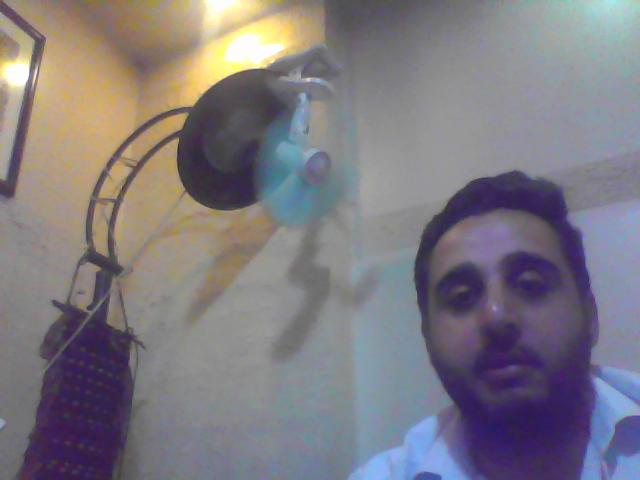
%> input picture My graduation project/camera/camera/camera/HP Truevision HD-0000-17-Jun-2023-23_01_41.jpg, 640 x 480 px
$ octave --eval "result = age('../../../../../camera/camera/camera/HP Truevision HD-0000-17-Jun-2023-23_01_41.jpg');"   (GNU Octave 9; MATLAB toolbox functions it lacks are replaced by stand-ins)
%> lines starting %> are read from the running program, lines starting %| are printed output that depends on the picture; in (x1, y1, x2, y2) boxes, pixels count from 0 and x2, y2 are one past the last pixel; in counts of white or black regions, pixels touching at a corner belong together; the program's own positions count from 1
function [num]=age(path)
Image=imread(char(path));
%> Image is the input picture: size 480x640x3 uint8; mean R, G, B 126.2, 121.9, 128.9
figure
imshow(Image);
A=imresize(rgb2gray(Image),[500 500]);
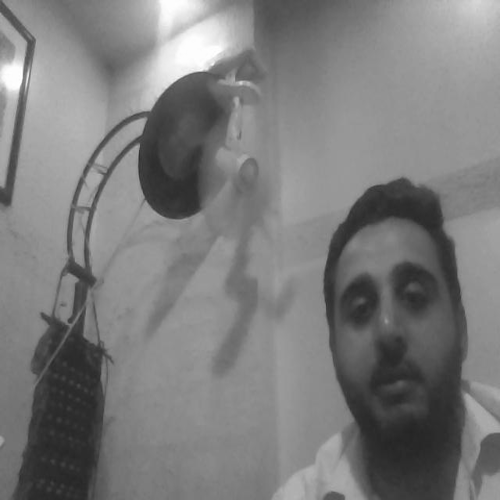
%> A: size 500x500 uint8; min 36, max 255, mean 124
%figure
%imshow(A);

h=fspecial('laplacian');
lap=imfilter(A,h,'replicate');
lap1=imadjust(mat2gray(A-lap));
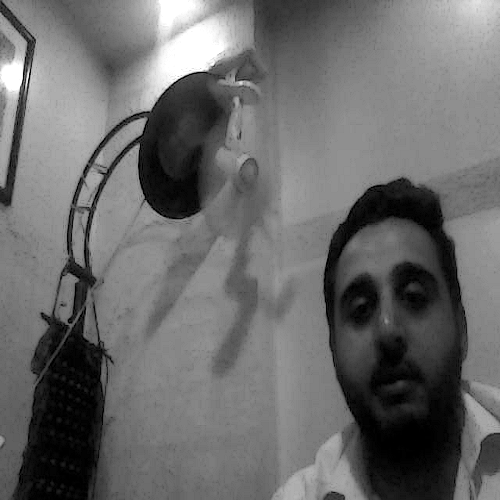
%> lap1: size 500x500 double; min 0, max 1, mean 0.419
%figure
%imshow(lap1);
a=im2double(lap1);
T=0.5*(min(a(:))+max(a(:)));
%> T = 0.5
d=0.01;
done=0;
while ~done
g=a>=T;
t=0.5*(mean(a(g))+mean(a(~g)));
done=abs(T-t)<d;
T=t;
end
%> this loop made 5 passes
%> (t, done, T) on passes 1 to 5: (0.44, false, 0.44), (0.389, false, 0.389), (0.356, false, 0.356), (0.337, false, 0.337), (0.329, true, 0.329)
%> pass 1, in age, `g=a>=T;`:
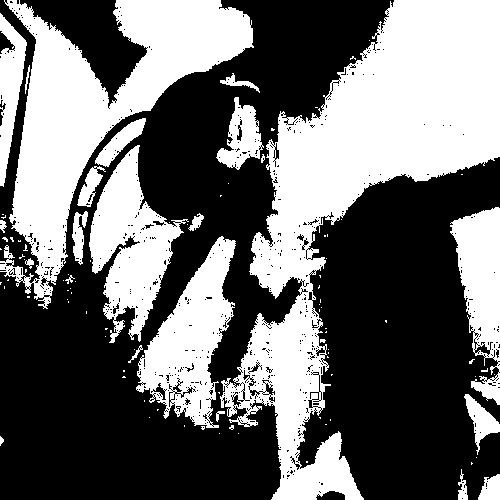
%> g: size 500x500 logical; 42.8% white; 98 white regions (75 under 20 px), largest, box (x1, y1, x2, y2) and area: (220, 0, 500, 500) 49172, (0, 0, 254, 309) 25954, (136, 236, 236, 428) 8923
%> pass 3, in age, `g=a>=T;`:
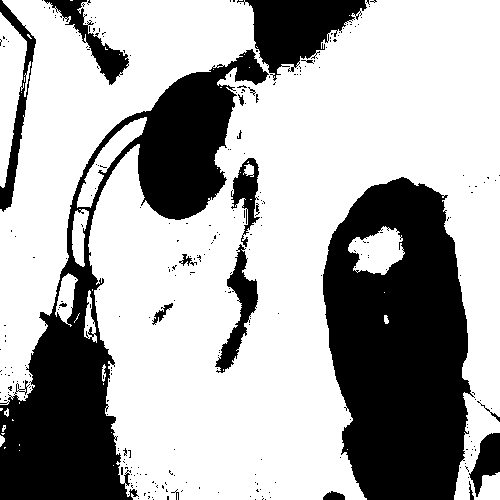
%> g: size 500x500 logical; 67.2% white; 296 black regions (276 under 20 px), largest, box (x1, y1, x2, y2) and area: (323, 177, 475, 500) 36099, (0, 49, 269, 500) 31840, (237, 0, 367, 81) 5369

bw=1-im2bw(a,T);
%> bw: size 500x500 double; values 0 (black) and 1 (white), 27% white; 209 white regions (197 under 20 px), largest, box (x1, y1, x2, y2) and area: (323, 177, 473, 500) 34042, (6, 70, 233, 500) 26351, (253, 0, 348, 55) 3122
figure
imshow(bw);

se1=strel('disk',5);
b=imerode(bw,se1);
%> b: size 500x500 double; values 0 (black) and 1 (white), 20.6% white; 11 white regions (2 under 20 px), largest, box (x1, y1, x2, y2) and area: (327, 182, 464, 500) 28870, (12, 320, 107, 500) 11489, (142, 76, 227, 215) 8007
figure
imshow(b);
se=strel('disk',1);
o=imopen(b,se);
%> o: size 500x500 double; values 0 (black) and 1 (white), 20.6% white; 9 white regions, largest, box (x1, y1, x2, y2) and area: (327, 182, 464, 500) 28863, (12, 320, 107, 500) 11482, (142, 76, 227, 215) 7997
%figure
%imshow(o);
Image = imfill(o,'holes');
%> Image: size 500x500 double; values 0 (black) and 1 (white), 22.6% white; 9 white regions, largest, box (x1, y1, x2, y2) and area: (327, 182, 464, 500) 33902, (12, 320, 107, 500) 11482, (142, 76, 227, 215) 7997
[L,ob] = bwlabel(Image);
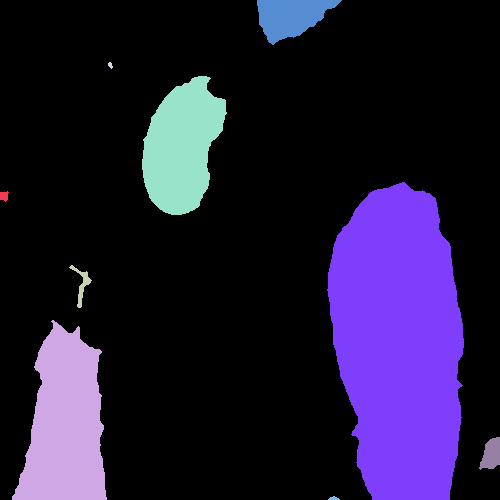
%> L: size 500x500 double; 10 distinct labels, from 0 to 9; one colour per label, 0 black
%> ob = 9
%figure
%imshow(Image );
%%%%%%%%%%%%%%%%%%%%%%%%%%%%%%%%%%%%%%%%%%%%%%%%%%%%%%%%%%%
se2=strel('disk',1);
rode=imerode(Image,se);
%> rode: size 500x500 double; values 0 (black) and 1 (white), 21.9% white; 9 white regions (2 under 20 px), largest, box (x1, y1, x2, y2) and area: (328, 183, 463, 500) 33223, (13, 321, 106, 500) 11092, (143, 77, 226, 214) 7664
%figure
%imshow(rode);

pre=Image-rode;
%> pre: size 500x500 double; values 0 (black) and 1 (white), 0.69% white in thin lines or dots
figure

imshow(pre);
figure
cccc=pre+lap1;
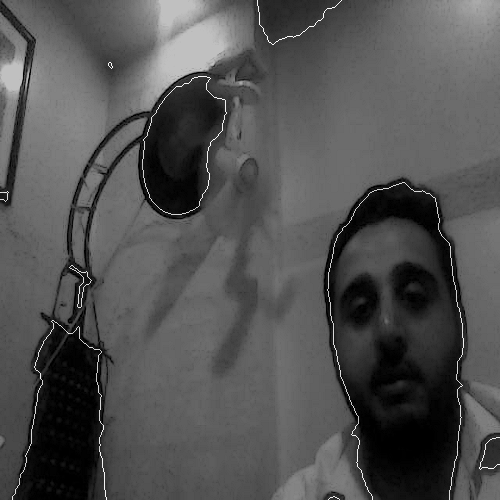
%> cccc: size 500x500 double; min 0, max 1.32, mean 0.426; drawn with min black and max white
imshow(cccc);
%%%%%%%%%%%%%%%%%%%%%%%%%

fontSize = 20;
[rows, columns, numberOfColorBands] = size(cccc);
%> rows = 500; columns = 500; numberOfColorBands = 1
%subplot(2, 1, 1);
%imshow(cccc, []);

binaryImage =pre;

binaryImage = imclearborder(binaryImage);
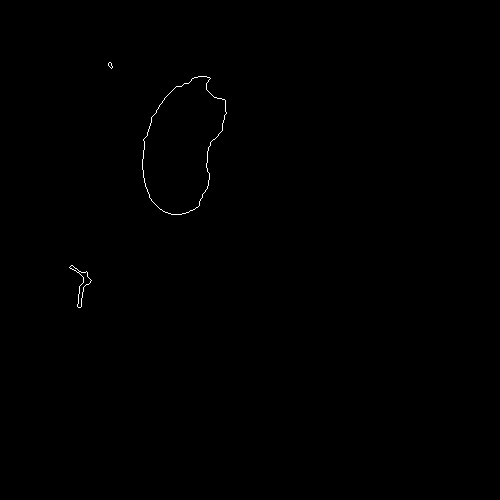
%> binaryImage: size 500x500 double; values 0 (black) and 1 (white), 0.18% white in thin lines or dots, all inside (x1, y1, x2, y2) = (69, 62, 227, 308)
binaryImage = bwareaopen(binaryImage, 1000);
%> binaryImage: size 500x500 logical; every value is 0
%subplot(2, 1, 2);
%imshow(binaryImage, []);
%title('Binary Image', 'FontSize', fontSize, 'Interpreter', 'None');
labeledImage = bwlabel(pre, 8);
%> labeledImage: size 500x500 double; 10 distinct labels, from 0 to 9
blobMeasurements = regionprops(labeledImage , 'Centroid');
%> blobMeasurements = 9 regions; first 5, Centroid: [5.6 196.5], [66.7 404.9], [81.5 285.4], [111 65.8], [184.6 145.4]
numberOfBlobs = size(blobMeasurements, 1);
%> numberOfBlobs = 9
%hold on;
for k = 1 : length(blobMeasurements)
	x = blobMeasurements(k).Centroid(1);
	y = blobMeasurements(k).Centroid(2);
	%plot(x, y, 'r+', 'MarkerSize', 30, 'LineWidth', 3);
	%str = sprintf('The centroid of shape %d is at (%.2f, %.2f)', ...
		%k, x, y);
	%uiwait(helpdlg(str));
end
%> this loop made 9 passes
%> (x, y) on passes 1 to 9: (5.61, 196.5), (66.66, 404.9), (81.51, 285.4), (111, 65.77), (184.6, 145.4), (291.5, 24.71), (400, 333.3), (334.5, 498.4), (488.3, 456.6)
%> (the run ends here)
